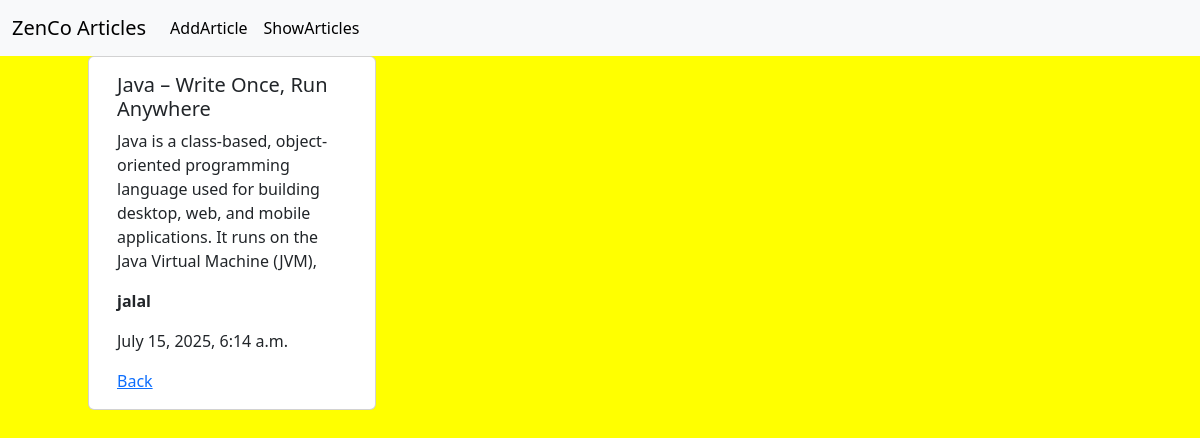
/article/15/, run on the app's committed database.
### articles/models.py (models this page shows, shortened)
class Article(models.Model):
    title = models.CharField(max_length=200)
    content = models.TextField()
    author = models.CharField(max_length=200)
    created_at = models.DateTimeField(auto_now_add=True)

### articles/views.py (the view)
# urls.py: path("article/<int:id>/",views.article_detail,name="article_detail"),
def article_detail(request,id):
    articles = get_object_or_404(Article,id=id)
    return render(request,"article_detail.html",{"article":articles})

### templates/article_detail.html (shortened to what this page needs)
{% extends 'base.html' %}
{% block content %}
<div class="row">
  <div class="col-md-3 mb-5 card" style="width: 18rem; margin-left:100px;"  >
  <div class="card-body">
    <h5 class="card-title">{{article.title}}</h5>
    <p class="card-text">{{article.content}}</p>
    <p class="fw-bold">{{article.author}}</p>
    <p>{{article.created_at}}</p>
      <a href="{% url 'article_list' %}">Back</a>
  </div>
</div>
</div>
{% endblock %}

### data on the page
Article: title "Java – Write Once, Run Anywhere", content "Java is a class-based, object-oriented programming language used for building desktop, web, and mobile applications. It runs on the Java Virtual Machine (JVM),", author "jalal", created_at "July 15, 2025, 6:14 a.m."
